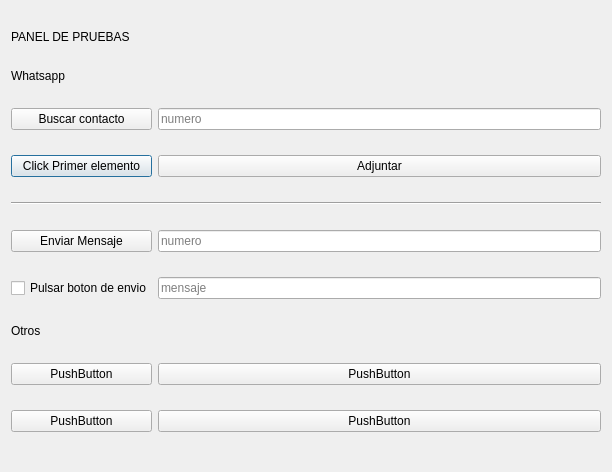
<?xml version="1.0" encoding="UTF-8"?>
<ui version="4.0">
 <class>Dialog</class>
 <widget class="QDialog" name="Dialog">
  <property name="geometry">
   <rect>
    <x>0</x>
    <y>0</y>
    <width>612</width>
    <height>472</height>
   </rect>
  </property>
  <property name="sizePolicy">
   <sizepolicy hsizetype="Preferred" vsizetype="Preferred">
    <horstretch>0</horstretch>
    <verstretch>0</verstretch>
   </sizepolicy>
  </property>
  <property name="windowTitle">
   <string>Dialog</string>
  </property>
  <layout class="QGridLayout" name="gridLayout">
   <item row="1" column="0">
    <widget class="QLabel" name="label_2">
     <property name="sizePolicy">
      <sizepolicy hsizetype="Preferred" vsizetype="Maximum">
       <horstretch>0</horstretch>
       <verstretch>0</verstretch>
      </sizepolicy>
     </property>
     <property name="styleSheet">
      <string notr="true">font: 20pt &quot;SF Pro&quot;;</string>
     </property>
     <property name="text">
      <string>Whatsapp</string>
     </property>
    </widget>
   </item>
   <item row="3" column="0">
    <widget class="QPushButton" name="btn_click">
     <property name="text">
      <string>Click Primer elemento</string>
     </property>
    </widget>
   </item>
   <item row="2" column="0">
    <widget class="QPushButton" name="btn_buscar_contacto">
     <property name="text">
      <string>Buscar contacto</string>
     </property>
    </widget>
   </item>
   <item row="9" column="0">
    <widget class="QPushButton" name="pushButton_5">
     <property name="text">
      <string>PushButton</string>
     </property>
    </widget>
   </item>
   <item row="9" column="1">
    <widget class="QPushButton" name="pushButton_8">
     <property name="text">
      <string>PushButton</string>
     </property>
    </widget>
   </item>
   <item row="5" column="1">
    <widget class="QLineEdit" name="input_numero_envio">
     <property name="placeholderText">
      <string>numero</string>
     </property>
    </widget>
   </item>
   <item row="8" column="0">
    <widget class="QLabel" name="label_3">
     <property name="sizePolicy">
      <sizepolicy hsizetype="Preferred" vsizetype="Maximum">
       <horstretch>0</horstretch>
       <verstretch>0</verstretch>
      </sizepolicy>
     </property>
     <property name="styleSheet">
      <string notr="true">font: 20pt &quot;SF Pro&quot;;</string>
     </property>
     <property name="text">
      <string>Otros</string>
     </property>
    </widget>
   </item>
   <item row="10" column="1">
    <widget class="QPushButton" name="pushButton">
     <property name="text">
      <string>PushButton</string>
     </property>
    </widget>
   </item>
   <item row="2" column="1">
    <widget class="QLineEdit" name="input_buscar_contacto">
     <property name="placeholderText">
      <string>numero</string>
     </property>
    </widget>
   </item>
   <item row="6" column="1">
    <widget class="QLineEdit" name="input_mensaje_envio">
     <property name="placeholderText">
      <string>mensaje</string>
     </property>
    </widget>
   </item>
   <item row="3" column="1">
    <widget class="QPushButton" name="btn_adjuntar">
     <property name="text">
      <string>Adjuntar</string>
     </property>
    </widget>
   </item>
   <item row="10" column="0">
    <widget class="QPushButton" name="pushButton_4">
     <property name="text">
      <string>PushButton</string>
     </property>
    </widget>
   </item>
   <item row="0" column="0">
    <widget class="QLabel" name="label">
     <property name="sizePolicy">
      <sizepolicy hsizetype="Preferred" vsizetype="Maximum">
       <horstretch>0</horstretch>
       <verstretch>0</verstretch>
      </sizepolicy>
     </property>
     <property name="styleSheet">
      <string notr="true">font: 26pt &quot;SF Pro&quot;;</string>
     </property>
     <property name="text">
      <string>PANEL DE PRUEBAS</string>
     </property>
    </widget>
   </item>
   <item row="5" column="0">
    <widget class="QPushButton" name="btn_enviar_msg">
     <property name="text">
      <string>Enviar Mensaje</string>
     </property>
    </widget>
   </item>
   <item row="4" column="0" colspan="2">
    <widget class="Line" name="line">
     <property name="styleSheet">
      <string notr="true">color: rgb(255, 255, 255);</string>
     </property>
     <property name="orientation">
      <enum>Qt::Horizontal</enum>
     </property>
    </widget>
   </item>
   <item row="6" column="0">
    <widget class="QCheckBox" name="is_envio_activado">
     <property name="text">
      <string>Pulsar boton de envio</string>
     </property>
    </widget>
   </item>
  </layout>
 </widget>
 <resources/>
 <connections/>
</ui>
